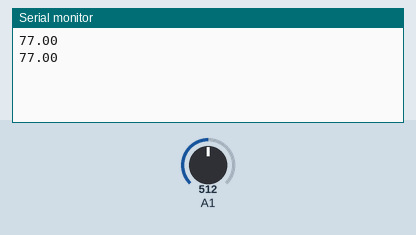
A sketch run on a simulated Arduino Uno, built with avr-gcc and run on an emulated ATmega328P. On the bench: the last lines printed to the serial monitor. The test bench sets the inputs (shaded band); at power-on: A1 = 512.

Above: at 2.8 s.
2.9 s: A1 set to 0
At 5.4 s:
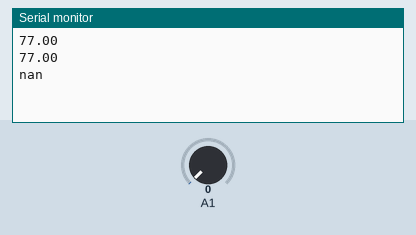
7.5 s: A1 set to 122
At 8.8 s:
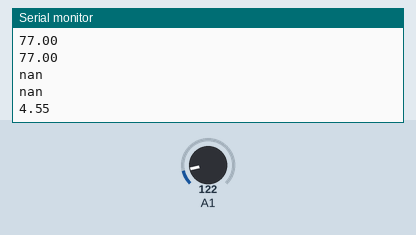

The sketch:

tmp_chanllenge_1.ino
```cpp
// We'll use SoftwareSerial to communicate with the XBee:
#include <SoftwareSerial.h>
#include <math.h>         //loads the more advanced math functions
SoftwareSerial Xbee(2, 3); // RX, TX

void setup() {            //This function gets called when the Arduino starts
  Xbee.begin(9600);
  Serial.begin(9600);   //This code sets up the Serial port at 9600 baud rate
}

double Thermister(int RawADC) {  //Function to perform the fancy math of the Steinhart-Hart equation
 double Temp;
 Temp = log(((10240000/RawADC) - 10000));
 Temp = 1 / (0.001129148 + (0.000234125 + (0.0000000876741 * Temp * Temp ))* Temp );
 Temp = Temp - 273.15;              // Convert Kelvin to Celsius
 Temp = (Temp * 9.0)/ 5.0 + 32.0; // Celsius to Fahrenheit - comment out this line if you need Celsius
 return Temp;
}

void loop() {             //This function loops while the arduino is powered
  int val;                //Create an integer variable
  double temp;            //Variable to hold a temperature value
  val=analogRead(1);      //Read the analog port 0 and store the value in val
  temp=Thermister(val);   //Runs the fancy math on the raw analog value
  Serial.println(temp);   //Print the value to the serial port

  Xbee.println(temp);
  delay(2000);            //Wait one second before we do it again
}
```

Measured:
- after the input at 2.9 s, the serial monitor: prints a new line after 1.1 s (image 1)
- after the input at 7.5 s, the serial monitor: prints a new line after 0.53 s (image 2)
